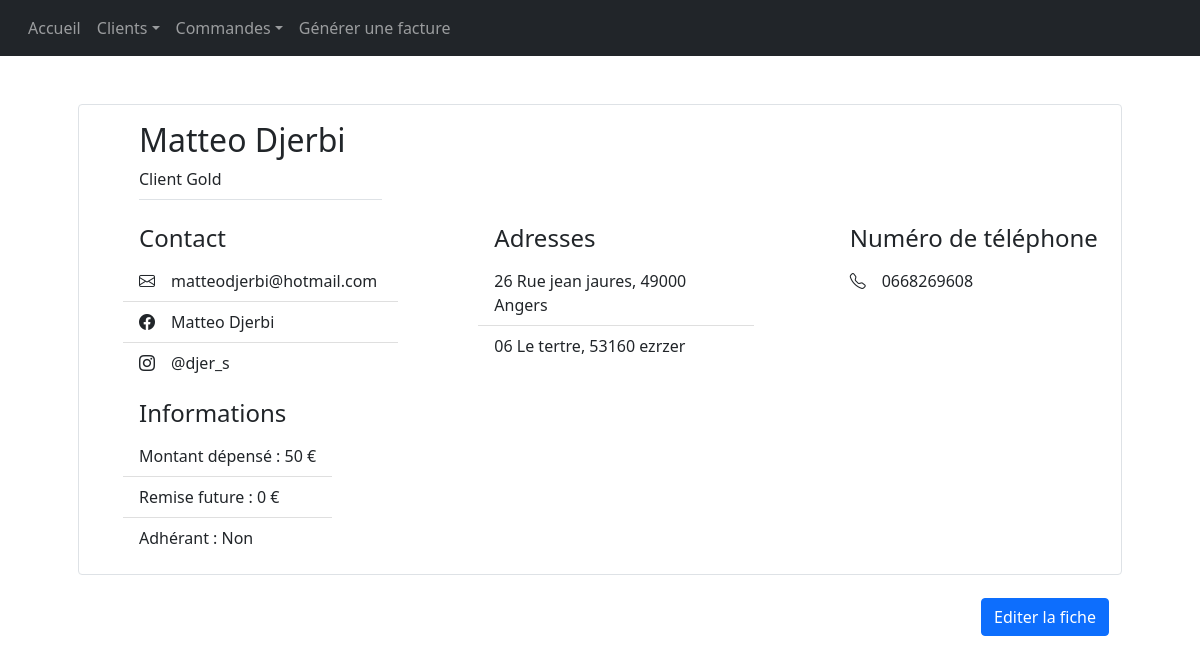
The page /pages/fiche_client.php?id_client=3 on the database its author committed.
### tables this page shows
CREATE TABLE IF NOT EXISTS `client` (
  `id_client` int(11) NOT NULL AUTO_INCREMENT,
  `id_grade` int(11) DEFAULT NULL,
  `nom` varchar(20) DEFAULT NULL,
  `prenom` varchar(20) DEFAULT NULL,
  `total_depense` int(11) DEFAULT NULL,
  `remise_future` int(11) DEFAULT NULL,
  `adherent` tinyint(1) DEFAULT NULL,
  PRIMARY KEY (`id_client`),
  KEY `id_grade` (`id_grade`)
);

CREATE TABLE IF NOT EXISTS `grade` (
  `id_grade` int(11) NOT NULL AUTO_INCREMENT,
  `intitule_grade` varchar(20) DEFAULT NULL,
  `min_dépense` int(11) DEFAULT NULL,
  `max_dépense` int(11) DEFAULT NULL,
  PRIMARY KEY (`id_grade`)
);

CREATE TABLE IF NOT EXISTS `contact` (
  `id_contact` int(11) NOT NULL AUTO_INCREMENT,
  `id_client` int(11) DEFAULT NULL,
  `email` varchar(50) DEFAULT NULL,
  `instagram` varchar(20) DEFAULT NULL,
  `facebook` varchar(50) DEFAULT NULL,
  PRIMARY KEY (`id_contact`),
  KEY `id_client` (`id_client`)
);

CREATE TABLE IF NOT EXISTS `adresse` (
  `id_adresse` int(11) NOT NULL AUTO_INCREMENT,
  `id_client` int(11) DEFAULT NULL,
  `numero` varchar(20) DEFAULT NULL,
  `rue` varchar(50) DEFAULT NULL,
  `ville` varchar(20) DEFAULT NULL,
  `code_postal` varchar(20) DEFAULT NULL,
  PRIMARY KEY (`id_adresse`),
  KEY `id_client` (`id_client`)
);

CREATE TABLE IF NOT EXISTS `numerotelephone` (
  `id_numero_telephone` int(11) NOT NULL AUTO_INCREMENT,
  `id_client` int(11) DEFAULT NULL,
  `numero` varchar(20) DEFAULT NULL,
  PRIMARY KEY (`id_numero_telephone`),
  KEY `id_client` (`id_client`)
);

### lib/Client.php (the view, shortened to what this page needs)
<?php
function creerClient($id_client) {
    $query = "SELECT
       nom,
       prenom,
       intitule_grade,
       facebook,
       instagram,
       email,
       total_depense,
       remise_future,
       adherent
        FROM client NATURAL JOIN contact NATURAL JOIN numerotelephone NATURAL JOIN grade WHERE id_client = " . $id_client;
    $db = creerConnexion();
    $requeteClient = $db->query($query);
    if($requeteClient) {
        while($client = mysqli_fetch_array($requeteClient)){
            $clientObj = new Client(
                $id_client,
                $client["nom"],
                $client["prenom"],
                $client["intitule_grade"],
                $client["facebook"],
                $client["instagram"],
                $client["email"],
                $client["total_depense"],
                $client["remise_future"],
                $client["adherent"]);
            $clientObj->recupererAdresses($db);
            $clientObj->recupererNumeros($db);
            return $clientObj;
        }
    } else {
        echo '<p class="text-danger">' . $db->error . '</p>';
        return -1;
    }
    return -1;
}
class NumeroTelephone
{
    public function __construct($id, $numero) {
        $this->numero = $numero;
    }
}
class Adresse
{
    public function __construct($id, $numero, $rue, $codePostal, $ville)
    {
        $this->numero = $numero;
        $this->rue = $rue;
        $this->ville = $ville;
        $this->codePostal = $codePostal;
    }
}
class Client
{
    private $nom;
    private $prenom;
    private $grade;
    private $remise_future;
    private $adhérant;
    private $totalDepense;
    private $id;
    private $adresses=[];
    private $numerosTel=[];
    private $facebook;
    private $instagram;
    private $email;
    public function __construct($id, $nom, $prenom, $grade, $facebook, $instagram, $email, $total_depensé, $remise_future, $adhérant)
    {
        $this->id = $id;
        $this->nom = $nom;
        $this->prenom = $prenom;
        $this->grade = $grade;
        $this->facebook = $facebook;
        $this->instagram = $instagram;
        $this->email = $email;
        $this->totalDepense=$total_depensé;
        $this->remise_future=$remise_future;
        $this->adhérant=$adhérant;
    }
    public function recupererNumeros($db) {
        $reqTelephone = "SELECT id_numero_telephone, numero FROM numerotelephone WHERE id_client = " . $this->id;
        if($reponseTelephones = $db->query($reqTelephone)) {
            while ($numero = $reponseTelephones->fetch_assoc()) {
                $numeroObj = new NumeroTelephone($numero["id_numero_telephone"], $numero["numero"]);
                $this->ajouterNumeroTelephone($numeroObj);
            }
        } else {
            echo '<p class="text-danger">Erreur : '. $db->error .'</p>';
        }
    }
    public function ajouterNumeroTelephone($numero) {
        $this->numerosTel[] = $numero;
    }
    public function recupererAdresses($db) {
        $reqAdresse = "SELECT id_adresse, numero, rue, ville, code_postal FROM adresse WHERE id_client = " . $this->id;
        if($reponseAdresses = $db->query($reqAdresse)) {
            while ($adresse = $reponseAdresses->fetch_assoc()) {
                $adresseObj = new Adresse($adresse["id_adresse"], $adresse["numero"], $adresse["rue"], $adresse["code_postal"], $adresse["ville"]);
                $this->ajouterAdresse($adresseObj);
            }
        } else {
            echo '<p class="text-danger">Erreur : '. $db->error .'</p>';
        }
    }
    public function ajouterAdresse($adresse) {
        $this->adresses[] = $adresse;
    }
     private function afficherContact(){
        ?>
        <h4 class="ps-5 mt-2">Contact</h4>
        <ul class="list-group-flush">
            <li class="list-group-item"><i class="bi bi-envelope me-3"></i><?php echo $this->email; ?></li>
            <li class="list-group-item"><i class="bi bi-facebook me-3"></i><?php echo $this->facebook; ?></li>
            <li class="list-group-item"><i class="bi bi-instagram me-3"></i><?php echo $this->instagram; ?></li>
        </ul>
        <?php
    }
    private function afficherAdresse() {
        ?>
        <h4 class="ps-5 mt-2">
            <?php echo (count($this->adresses) == 1) ? "Adresse" : "Adresses"; ?>
        </h4>
        <ul class="list-group-flush">
            <?php foreach ($this->adresses as $adresse) {?>
                <li class="list-group-item">
                    <?php echo
                        $adresse->numero . ' '
                        . $adresse->rue . ', '
                        . $adresse->codePostal . ' '
                        . $adresse->ville; ?>
                </li>
            <?php
                    } ?>
        </ul>
        <?php
    }
    private function afficherNumero() {
        ?>
        <h4 class="ps-5 mt-2">
            <?php echo "Numéro" . ((count($this->numerosTel) == 1) ? " de téléphone" : "s de téléphone"); ?>
        </h4>
        <ul class="list-group-flush">
            <?php foreach ($this->numerosTel as $numero) {?>
                <li class="list-group-item">
                    <i class="bi bi-telephone me-3"></i><?php echo $numero->numero; ?>
                </li>
            <?php } ?>
        </ul>
        <?php
    }
    public function afficher() {
?>
        <div class="container border rounded">
            <div class="ps-5 pt-3">
                <h2>
                    <?php echo $this->prenom . ' ' . $this->nom; ?>
                </h2>
                <p class="border-bottom pb-2 w-25">
                    Client  <?php echo $this->grade; ?>
                </p>
            </div>
            <div>
                <div class="row gx-5">
                    <div class="col"><?php $this->afficherContact(); ?></div>
                    <div class="col"><?php $this->afficherAdresse(); ?></div>
                    <div class="col"><?php $this->afficherNumero(); ?></div>
                </div>
                <div class="row">
                    <?php $this->afficherInformations(); ?>
                </div>
            </div>
            <a class="mt-4 float-end btn btn-primary" href="editer_fiche_client.php?id_client=<?php echo $this->id; ?>">Editer la fiche</a>
        </div>
        </div>
<?php
    }
        ?>
        <?php
    private function afficherInformations()
    {?>
        <div class="col-auto">
            <h4 class="ps-5">Informations</h4>
            <ul class="list-group-flush">
                <li class="list-group-item">Montant dépensé : <?php echo $this->totalDepense; ?> €</li>
                <li class="list-group-item">Remise future : <?php echo $this->remise_future; ?> €</li>
                <li class="list-group-item">Adhérant : <?php echo ($this->adhérant) ? "Oui" : "Non"; ?></li>
            </ul>
        </div>
    <?php
    }
}

### rows shown on the page
client: prenom "Matteo", nom "Djerbi", id_grade.intitule_grade "Gold", contact.email "matteodjerbi@hotmail.com", contact.facebook "Matteo Djerbi", contact.instagram "@djer_s", total_depense "50", remise_future "0"
adresse: numero "26", rue "Rue jean jaures", code_postal "49000", ville "Angers"
adresse: numero "06", rue "Le tertre", code_postal "53160", ville "ezrzer"
numerotelephone: numero "0668269608"
